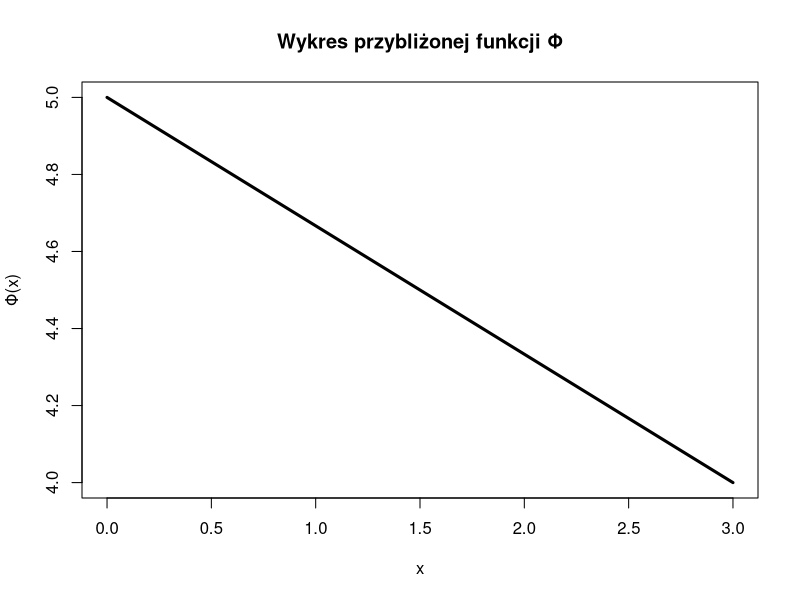

This chart was generated by the following R code:
e <- function(k, x, N) {
  h <- 3/N
  if (x > (k-1)*h && x < k*h) {
    return(x/h - k + 1)
  } else if (x > k*h && x < (k+1)*h) {
    return(k + 1 - x/h)
  } else {
    return(0)
  }
}

de <- function(k, x, N) {
  h <- 3/N
  if (x > (k-1)*h && x < k*h) {
    return(1/h)
  } else if (x > k*h && x < (k+1)*h) {
    return(-1/h)
  } else {
    return(0)
  }
}

ee <- function(i, j, x, N) {
  return(de(i, x, N) * de(j, x, N))
}

B <- function(i, j, N) {
  h <- 3/N
  if (abs(j - i) > 1) {
    return(0)
  }
  else if (j == i) {
    a <- (i-1)*h
    b <- (i+1)*h
  } else {
    a <- min(i, j)*h
    b <- max(i, j)*h
  }
  return(((a-b)/2) * (ee(i, j, (b-a)/(2*sqrt(3)) + (a+b)/2, N)
                    + ee(i, j, (a-b)/(2*sqrt(3)) + (a+b)/2, N)
        ))
}

L <- function(j, N) {
  h <- 3/N
  if (j*h < 1 || j*h > 2) {
    return(0)
  } else {
    a <- max(1, (j-1)*h)
    b <- min(2, (j+1)*h)
    integral <- ((a-b)/2) * (e(j, (b-a)/(2*sqrt(3)) + (a+b)/2, N)
                           + e(j, (a-b)/(2*sqrt(3)) + (a+b)/2, N))
    return(4*pi*6.6743e-11 * integral)
  }
}

B_tilde <- function(j, N) {
  h <- 3/N
  a <- (j-1)*h
  b <- (j+1)*h
  integral <- ((a-b)/2) * (de(j, (b-a)/(2*sqrt(3)) + (a+b)/2, N)
                         + de(j, (a-b)/(2*sqrt(3)) + (a+b)/2, N))
  return(integral/3)
}

L_tilde <- function(j, N) {
  return(L(j, N) - B_tilde(j, N))
}

create_M <- function(N) { # Tworzy lewą macierz
  M <- matrix(numeric((N-1)^2), nrow=N-1, ncol=N-1)
  for (j in 1:(N-1)) {
    for (i in 1:(N-1)) {
      M[j, i] <- B(i, j, N)
    }
  }
  return(M)
}

create_Y <- function(N) { # Tworzy prawą macierz
  Y <- matrix(numeric(N-1), nrow=N-1, ncol=1)
  for (j in 1:N-1) {
    Y[j] <- L_tilde(j, N)
  }
  return(Y)
}

Phi <- function(x, W, N) {
  suma <- 0.0
  for (i in 1:(N-1)) {
    suma <- suma + (W[i] * e(i, x, N))
  }
  return(5 - x/3 + suma)
}

main <- function(N) {
  M <- create_M(N)
  Y <- create_Y(N)
  print(M)
  print(Y)
  W <- solve(M, Y)
  print(W)
  vPhi <- Vectorize(Phi, "x")
  curve(vPhi(x, c(W), N), from=0, to=3, n=1000,
        type="l", lwd=3, main="Wykres przybliżonej funkcji Φ", ylab="Φ(x)")
}

main(20)